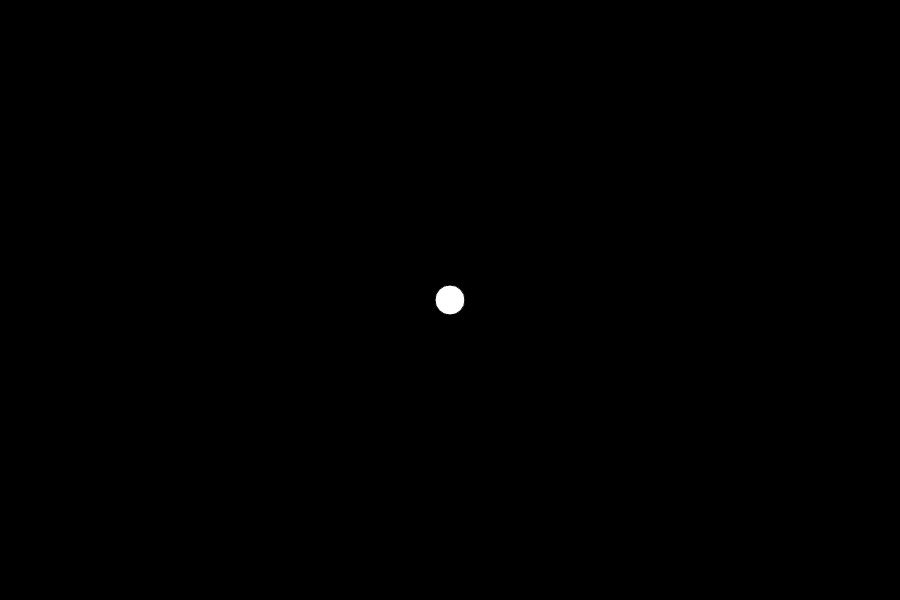
Frame 1 (no input)
Frame 60 (no input): identical to frame 1, image omitted
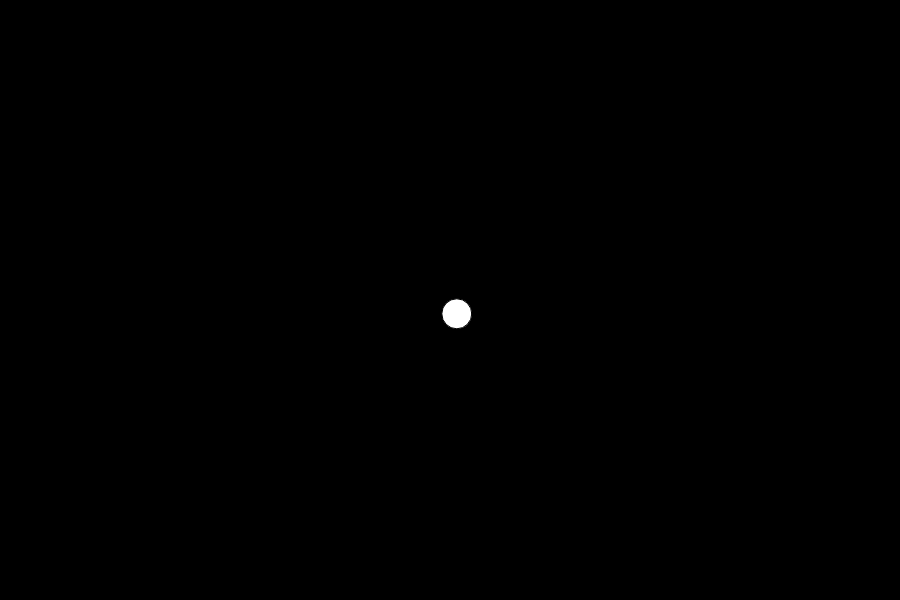
Frame 120 (the mouse pressed at the canvas centre since frame 60)

The p5.js sketch that drew these frames (run headless with seeded random() and noise() and a simulated clock; from frame 60 on, the mouse is pressed at the canvas centre):

// p5.js sketch
// ── sketch.js
let x;
let y;
let size;

function setup() {
    createCanvas(900, 600);
    background(0);
    x = width/2;
    y = height/2;
    size = 30;
}

function draw()
{
    background(0);
    fill(255);
    ellipse(x, y, size, size);
    if(mouseIsPressed & dist(x, y, mouseX, mouseY) < size/2)
        randomIt();
}

function randomIt()
{
    let min = 1;
    let max = 2;
    if(random(1)>0.5)
    {
        x += random(min, max);
    }
    else
    {
        x -= random(min, max);
    }
    if(random(1)>0.5)
    {
        y += random(min, max);
    }
    else
    {
        y -= random(min, max);
    }
}
